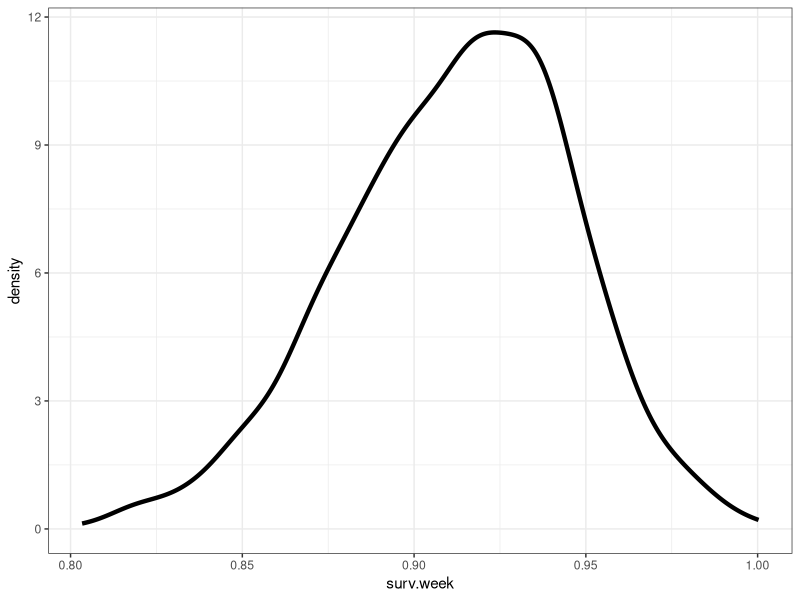
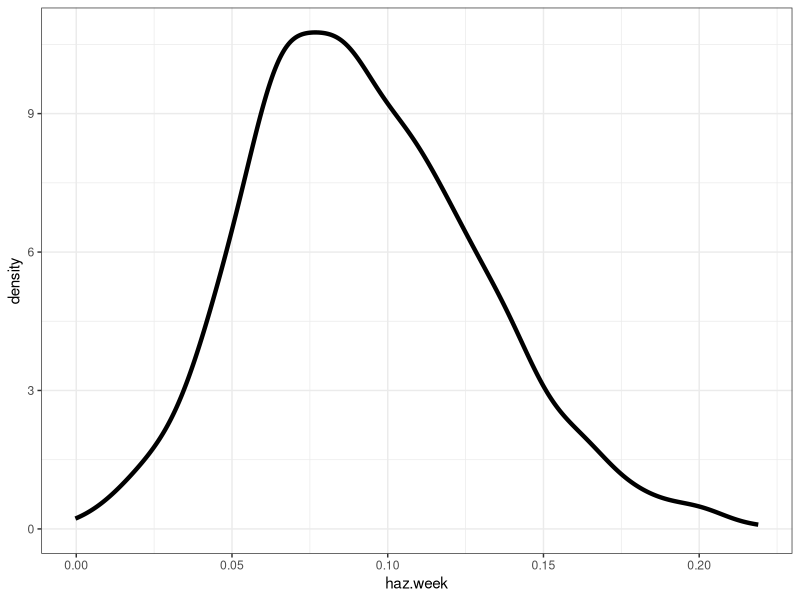
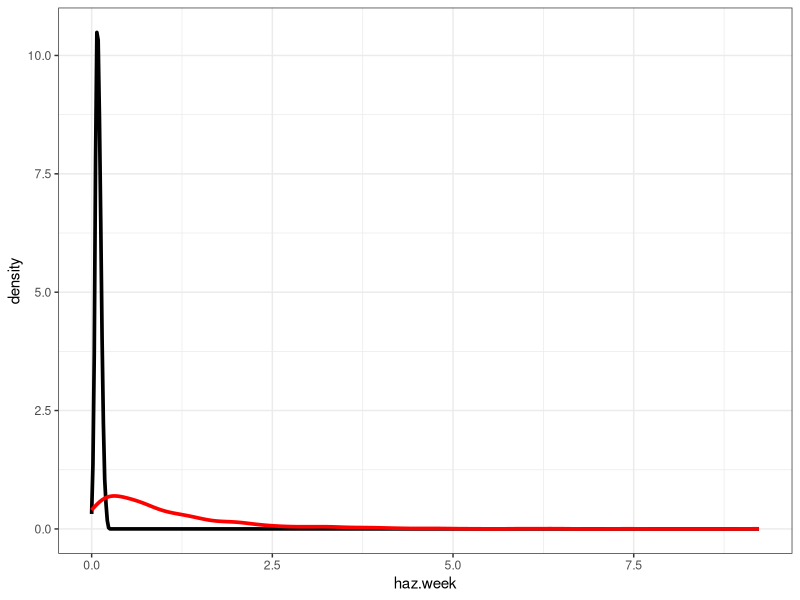
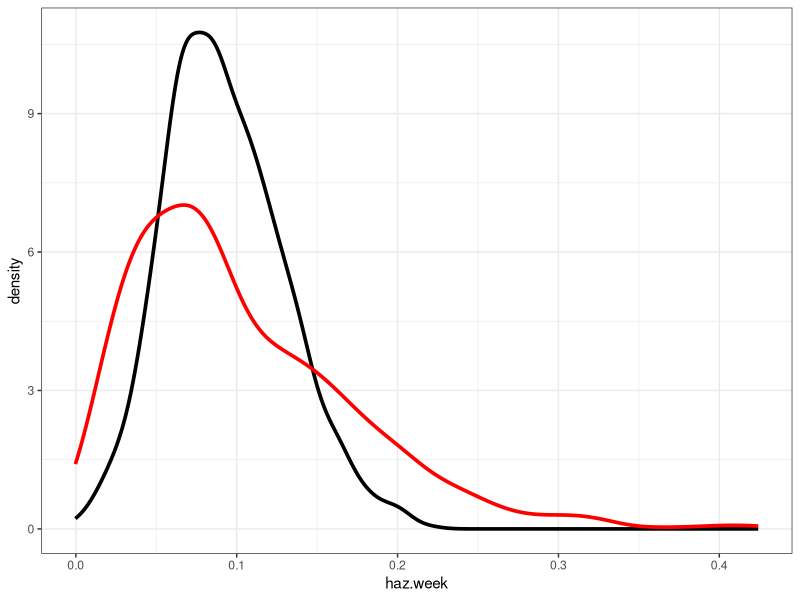

Recreate these plots in R, in order.
# Project: WSU Snowshoe Hare and PCT Project
# Subproject: Survival and hazard modeling
# Script: 02 - Prior predictive simulation
# Author: Nathan D. Hooven, Graduate Research Assistant
# Email: nathan.hooven@wsu.edu / nathan.d.hooven@gmail.com
# Date began: 06 Dec 2023
# Date completed: 
# Date last modified: 
# R version: 4.2.2

#_______________________________________________________________________________________________
# 1. Load required packages ----
#_______________________________________________________________________________________________

library(tidyverse)

#_______________________________________________________________________________________________
# 2. Baseline hazard ----
#_______________________________________________________________________________________________

# Initial runs of the model with our data suggest that it struggles to estimate a constant
# baseline hazard - this makes sense since this should not be constant, but it will be 
# important to tune this based upon a sensible range of values and examine the MCMC
# consequences

# First: what would we expect weekly survival to be? Maybe we have more intuition about
# monthly survival.

# Let's say that for a given, average hare, monthly survival is 70%, with some small variability
surv.month <- rnorm(1000, 0.70, 0.1)

# now let's convert to weekly survival
surv.week <- surv.month ^ (1 / 4)

# and plot the distribution:
ggplot(data = as.data.frame(surv.week),
       aes(x = surv.week)) +
       geom_density(linewidth = 1.5) +
       theme_bw()

# now let's examine the consequences for the weekly baseline hazard rate:
haz.week <- -log(surv.week)

# and plot the distribution:
ggplot(data = as.data.frame(haz.week),
       aes(x = haz.week)) +
       geom_density(linewidth = 1.5) +
       theme_bw()

# this is pretty close to our initial posterior (mean = 0.17)
# now, let's parameterize a gamma distribution to approximate this
haz.week.gam <- rgamma(1000, 1, 1)

ggplot() +
       theme_bw() +
       geom_density(data = as.data.frame(haz.week),
                    aes(x = haz.week),
                    linewidth = 1.25,
                    color = "black") +
       geom_density(data = as.data.frame(haz.week.gam),
                    aes(x = haz.week.gam),
                    linewidth = 1.25,
                    color = "red")

# clearly the gamma(1, 1) prior is awful. We can do better and shrink this towards zero!
haz.week.gam <- rgamma(1000, 2, 20)

ggplot() +
  theme_bw() +
  geom_density(data = as.data.frame(haz.week),
               aes(x = haz.week),
               linewidth = 1.25,
               color = "black") +
  geom_density(data = as.data.frame(haz.week.gam),
               aes(x = haz.week.gam),
               linewidth = 1.25,
               color = "red")

# this looks better - let's give it a shot in the model!
